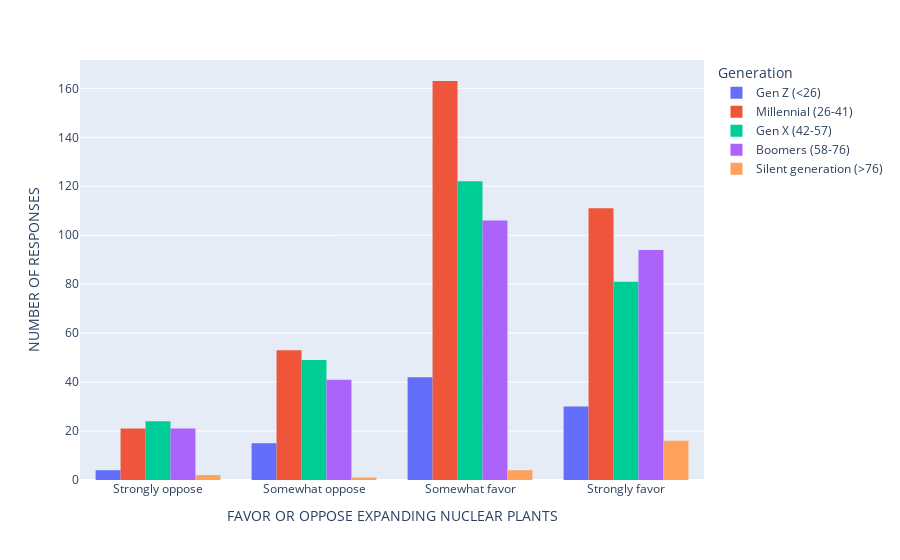

Notebook source saved alongside this figure:
### Code cell
fig = px.histogram(dataframe1, x="Q10", color="hAge2", barmode="group").update_xaxes(categoryorder='array', categoryarray=["Strongly oppose", "Somewhat oppose", "Somewhat favor", "Strongly favor"]).update_layout(
xaxis_title="FAVOR OR OPPOSE EXPANDING NUCLEAR PLANTS", yaxis_title="NUMBER OF RESPONSES", legend_title="Generation",
)
fig.show()

dataframe1["hAge2"].value_counts()

### Figure 1 — Plotly figure (JSON) as saved in the notebook; plotly's stock layout.template omitted (floating-point values rounded to 4 significant figures; data arrays with more than 128 entries replaced by an {"elided": "..."} marker saying what was removed)
{"data": [{"alignmentgroup": "True", "bingroup": "x", "hovertemplate": "hAge2=Gen Z (<26)<br>Q10=%{x}<br>count=%{y}<extra></extra>", "legendgroup": "Gen Z (<26)", "marker": {"color": "#636efa", "pattern": {"shape": ""}}, "name": "Gen Z (<26)", "offsetgroup": "Gen Z (<26)", "orientation": "v", "showlegend": true, "type": "histogram", "x": ["Somewhat favor", "Somewhat favor", "Somewhat favor", "Somewhat favor", "Somewhat favor", "Strongly favor", "Strongly favor", "Somewhat favor", "Strongly favor", "Somewhat favor", "Strongly favor", "Somewhat oppose", "Somewhat favor", "Somewhat favor", "Somewhat favor", "Somewhat favor", "Strongly favor", "Somewhat favor", "Strongly favor", "Somewhat favor", "Strongly favor", "Somewhat favor", "Somewhat favor", "Strongly favor", "Strongly oppose", "Strongly favor", "Somewhat favor", "Strongly oppose", "Strongly favor", "Strongly favor", "Somewhat favor", "Somewhat favor", "Somewhat favor", "Somewhat favor", "Somewhat favor", "Somewhat oppose", "Somewhat oppose", "Strongly favor", "Somewhat favor", "Strongly favor", "Strongly favor", "Somewhat oppose", "Strongly favor", "Somewhat oppose", "Strongly favor", "Somewhat favor", "Somewhat favor", "Somewhat favor", "Somewhat favor", "Somewhat oppose", "Somewhat oppose", "Somewhat oppose", "Strongly favor", "Strongly favor", "Strongly oppose", "Somewhat favor", "Somewhat oppose", "Somewhat favor", "Strongly favor", "Somewhat favor", "Somewhat favor", "Strongly favor", "Strongly favor", "Somewhat favor", "Strongly favor", "Strongly favor", "Strongly favor", "Somewhat favor", "Somewhat favor", "Somewhat favor", "Strongly favor", "Strongly favor", "Somewhat oppose", "Somewhat oppose", "Somewhat favor", "Strongly oppose", "Somewhat oppose", "Strongly favor", "Somewhat favor", "Somewhat favor", "Strongly favor", "Strongly favor", "Somewhat oppose", "Somewhat favor", "Somewhat favor", "Somewhat favor", "Somewhat oppose", "Somewhat favor", "Somewhat favor", "Somewhat oppose", "Strongly favor"], "xaxis": "x", "yaxis": "y"}, {"alignmentgroup": "True", "bingroup": "x", "hovertemplate": "hAge2=Millennial (26-41)<br>Q10=%{x}<br>count=%{y}<extra></extra>", "legendgroup": "Millennial (26-41)", "marker": {"color": "#EF553B", "pattern": {"shape": ""}}, "name": "Millennial (26-41)", "offsetgroup": "Millennial (26-41)", "orientation": "v", "showlegend": true, "type": "histogram", "x": {"elided": "348 str values"}, "xaxis": "x", "yaxis": "y"}, {"alignmentgroup": "True", "bingroup": "x", "hovertemplate": "hAge2=Gen X (42-57)<br>Q10=%{x}<br>count=%{y}<extra></extra>", "legendgroup": "Gen X (42-57)", "marker": {"color": "#00cc96", "pattern": {"shape": ""}}, "name": "Gen X (42-57)", "offsetgroup": "Gen X (42-57)", "orientation": "v", "showlegend": true, "type": "histogram", "x": {"elided": "276 str values"}, "xaxis": "x", "yaxis": "y"}, {"alignmentgroup": "True", "bingroup": "x", "hovertemplate": "hAge2=Boomers (58-76)<br>Q10=%{x}<br>count=%{y}<extra></extra>", "legendgroup": "Boomers (58-76)", "marker": {"color": "#ab63fa", "pattern": {"shape": ""}}, "name": "Boomers (58-76)", "offsetgroup": "Boomers (58-76)", "orientation": "v", "showlegend": true, "type": "histogram", "x": {"elided": "262 str values"}, "xaxis": "x", "yaxis": "y"}, {"alignmentgroup": "True", "bingroup": "x", "hovertemplate": "hAge2=Silent generation (>76)<br>Q10=%{x}<br>count=%{y}<extra></extra>", "legendgroup": "Silent generation (>76)", "marker": {"color": "#FFA15A", "pattern": {"shape": ""}}, "name": "Silent generation (>76)", "offsetgroup": "Silent generation (>76)", "orientation": "v", "showlegend": true, "type": "histogram", "x": ["Strongly favor", "Strongly favor", "Strongly favor", "Strongly favor", "Strongly favor", "Strongly favor", "Somewhat favor", "Strongly favor", "Somewhat oppose", "Somewhat favor", "Strongly favor", "Strongly favor", "Strongly favor", "Strongly favor", "Somewhat favor", "Strongly favor", "Strongly oppose", "Somewhat favor", "Strongly oppose", "Strongly favor", "Strongly favor", "Strongly favor", "Strongly favor"], "xaxis": "x", "yaxis": "y"}], "layout": {"autosize": true, "barmode": "group", "legend": {"title": {"text": "Generation"}, "tracegroupgap": 0}, "margin": {"t": 60}, "xaxis": {"anchor": "y", "autorange": true, "categoryarray": ["Strongly oppose", "Somewhat oppose", "Somewhat favor", "Strongly favor"], "categoryorder": "array", "domain": [0, 1], "range": [-0.5, 3.5], "title": {"text": "FAVOR OR OPPOSE EXPANDING NUCLEAR PLANTS"}, "type": "category"}, "yaxis": {"anchor": "x", "autorange": true, "domain": [0, 1], "range": [0, 171.6], "title": {"text": "NUMBER OF RESPONSES"}}}}
